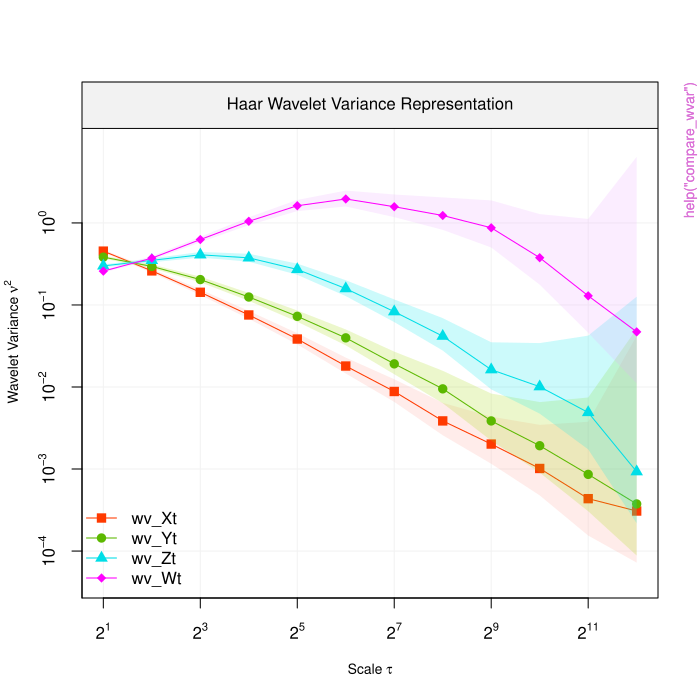

R code for this plot:
pkgname <- "wv"
source(file.path(R.home("share"), "R", "examples-header.R"))
options(warn = 1)
library('wv')

base::assign(".oldSearch", base::search(), pos = 'CheckExEnv')
base::assign(".old_wd", base::getwd(), pos = 'CheckExEnv')
cleanEx()
nameEx("ACF")
### * ACF

flush(stderr()); flush(stdout())

### Name: ACF
### Title: Auto-Covariance and Correlation Functions
### Aliases: ACF

### ** Examples

# Get Autocorrelation
m = ACF(datasets::AirPassengers)

# Get Autocovariance and do not remove trend from signal
m = ACF(datasets::AirPassengers, cor = FALSE, demean = FALSE)



cleanEx()
nameEx("av_ar1")
### * av_ar1

flush(stderr()); flush(stdout())

### Name: av_ar1
### Title: Calculate Theoretical Allan Variance for Stationary First-Order
###   Autoregressive (AR1) Process
### Aliases: av_ar1

### ** Examples

av1 = av_ar1(n = 5, phi = 0.9, sigma2 = 1)
av2 = av_ar1(n = 8, phi = 0.5, sigma2 = 2)



cleanEx()
nameEx("av_wn")
### * av_wn

flush(stderr()); flush(stdout())

### Name: av_wn
### Title: Calculate Theoretical Allan Variance for Stationary White Noise
###   Process
### Aliases: av_wn

### ** Examples

av1 = av_wn(sigma2 = 1, n = 5)
av2 = av_wn(sigma2 = 2, n = 8)



cleanEx()
nameEx("compare_wvar")
### * compare_wvar

flush(stderr()); flush(stdout())

### Name: compare_wvar
### Title: Comparison Between Multiple Wavelet Variances
### Aliases: compare_wvar

### ** Examples

set.seed(999)
n = 10^4
Xt = arima.sim(n = n, list(ar = 0.10))
Yt = arima.sim(n = n, list(ar = 0.35))
Zt = arima.sim(n = n, list(ar = 0.70))
Wt = arima.sim(n = n, list(ar = 0.95))

wv_Xt = wvar(Xt)
wv_Yt = wvar(Yt)
wv_Zt = wvar(Zt)
wv_Wt = wvar(Wt)

compare_wvar(wv_Xt, wv_Yt, wv_Zt, wv_Wt)



cleanEx()
nameEx("dwt")
### * dwt

flush(stderr()); flush(stdout())

### Name: dwt
### Title: Discrete Wavelet Transform
### Aliases: dwt

### ** Examples

set.seed(999)
x = rnorm(2^8)
ret = dwt(x)

summary(ret)

plot(ret)



cleanEx()
nameEx("modwt")
### * modwt

flush(stderr()); flush(stdout())

### Name: modwt
### Title: Maximum Overlap Discrete Wavelet Transform
### Aliases: modwt

### ** Examples

set.seed(999)
x = rnorm(100)
ret = modwt(x)

summary(ret)

plot(ret)



cleanEx()
nameEx("plot.auto_corr")
### * plot.auto_corr

flush(stderr()); flush(stdout())

### Name: plot.auto_corr
### Title: Auto-Covariance and Correlation Functions
### Aliases: plot.auto_corr
### Keywords: internal

### ** Examples

# Calculate the Autocorrelation
m = ACF(datasets::AirPassengers)

# Plot with 95% CI
plot(m) 

# Plot with 90% CI
plot(m, ci = 0.90) 

# Plot without 95% CI
plot(m, show.ci = FALSE)



cleanEx()
nameEx("plot.dwt")
### * plot.dwt

flush(stderr()); flush(stdout())

### Name: plot.dwt
### Title: Plot Discrete Wavelet Transform
### Aliases: plot.dwt
### Keywords: internal

### ** Examples

# Simulate a Gaussian white noise
n = 10^3
Xt = rnorm(n)

# dwt
Yt = dwt(Xt)

# Graph examples
plot(Yt)
plot(Yt, index = c(1,4,5,6,8,2))
plot(Yt, index = c(1,4,5,6), couleur = "blue")
plot(Yt, index = c(1,4,5,6), couleur = rep(c("blue","yellow"),2))



cleanEx()
nameEx("plot.imu_wvar")
### * plot.imu_wvar

flush(stderr()); flush(stdout())

### Name: plot.imu_wvar
### Title: Plot Wavelet Variance based on IMU Data
### Aliases: plot.imu_wvar
### Keywords: internal

### ** Examples

data("kvh1750_wv")
plot(kvh1750_wv)



cleanEx()
nameEx("plot.modwt")
### * plot.modwt

flush(stderr()); flush(stdout())

### Name: plot.modwt
### Title: Plot Maximum Overlap Discrete Wavelet Transform
### Aliases: plot.modwt
### Keywords: internal

### ** Examples

# Simulate a Gaussian white noise
n = 10^3
Xt = rnorm(n)

# MODWT
Yt = modwt(Xt)

# Graph examples
plot(Yt)
plot(Yt, index = c(1,4,5,6,8,2))
plot(Yt, index = c(1,4,5,6), couleur = "blue")
plot(Yt, index = c(1,4,5,6), couleur = rep(c("blue","yellow"),2))



cleanEx()
nameEx("plot.wccv_pair")
### * plot.wccv_pair

flush(stderr()); flush(stdout())

### Name: plot.wccv_pair
### Title: Plot Cross Covariance Pair
### Aliases: plot.wccv_pair
### Keywords: internal

### ** Examples

n = 10^5
Xt = cumsum(rnorm(n, 0, 0.01))
Wt = Xt + rnorm(n)
Yt = Xt + rnorm(n)
wcov = wccv_pair(Wt, Yt)
plot(wcov)



cleanEx()
nameEx("plot.wvar")
### * plot.wvar

flush(stderr()); flush(stdout())

### Name: plot.wvar
### Title: Plot Wavelet Variance
### Aliases: plot.wvar
### Keywords: internal

### ** Examples

set.seed(999)
n = 10^4
Xt = rnorm(n)
wv = wvar(Xt)
plot(wv)
plot(wv, main = "Simulated white noise", xlab = "Scales")
plot(wv, units = "sec", legend_position = "topright")
plot(wv, col_wv = "darkred", col_ci = "pink")



cleanEx()
nameEx("print.dwt")
### * print.dwt

flush(stderr()); flush(stdout())

### Name: print.dwt
### Title: Print Discrete Wavelet Transform
### Aliases: print.dwt
### Keywords: internal

### ** Examples

set.seed(999)
x = rnorm(2^8)
print(dwt(x))



cleanEx()
nameEx("print.modwt")
### * print.modwt

flush(stderr()); flush(stdout())

### Name: print.modwt
### Title: Print Maximum Overlap Discrete Wavelet Transform
### Aliases: print.modwt
### Keywords: internal

### ** Examples

set.seed(999)
x = rnorm(100)
print(modwt(x))



cleanEx()
nameEx("print.wvar")
### * print.wvar

flush(stderr()); flush(stdout())

### Name: print.wvar
### Title: Print Wavelet Variances
### Aliases: print.wvar
### Keywords: internal

### ** Examples

set.seed(999)
x = rnorm(100)
out = wvar(x)
print( out )



cleanEx()
nameEx("robust_eda")
### * robust_eda

flush(stderr()); flush(stdout())

### Name: robust_eda
### Title: Comparison between classical and robust Wavelet Variances
### Aliases: robust_eda

### ** Examples

set.seed(999)
n = 10^4
Xt = rnorm(n)
wv = wvar(Xt)

plot(wv)
plot(wv, main = "Simulated white noise", xlab = "Scales")
plot(wv, units = "sec", legend_position = "topright")
plot(wv, col_wv = "darkred", col_ci = "pink")



cleanEx()
nameEx("summary.dwt")
### * summary.dwt

flush(stderr()); flush(stdout())

### Name: summary.dwt
### Title: Summary Discrete Wavelet Transform
### Aliases: summary.dwt
### Keywords: internal

### ** Examples

set.seed(999)
x = rnorm(2^8)
summary(dwt(x))



cleanEx()
nameEx("summary.modwt")
### * summary.modwt

flush(stderr()); flush(stdout())

### Name: summary.modwt
### Title: Summary Maximum Overlap Discrete Wavelet Transform
### Aliases: summary.modwt
### Keywords: internal

### ** Examples

set.seed(999)
x = rnorm(100)
summary(modwt(x))



cleanEx()
nameEx("summary.wvar")
### * summary.wvar

flush(stderr()); flush(stdout())

### Name: summary.wvar
### Title: Summary of Wavelet Variances
### Aliases: summary.wvar
### Keywords: internal

### ** Examples

set.seed(999)
x = rnorm(100)
ret = wvar(x)
summary(ret)



cleanEx()
nameEx("unitConversion")
### * unitConversion

flush(stderr()); flush(stdout())

### Name: unitConversion
### Title: Convert Unit of Time Series Data
### Aliases: unitConversion
### Keywords: internal

### ** Examples

x = seq(60, 3600, 60)
unitConversion(x, 'sec', 'min')
y = 1:10
unitConversion(y, 'hour', 'sec')



cleanEx()
nameEx("wccv_get_y")
### * wccv_get_y

flush(stderr()); flush(stdout())

### Name: wccv_get_y
### Title: Mapping to log10 scale
### Aliases: wccv_get_y

### ** Examples

x = 2^(-1:-9)
y.min = floor(min(log10(abs(x))))
y.step = 2
wccv_get_y(x, y.min, y.step)



cleanEx()
nameEx("wvar")
### * wvar

flush(stderr()); flush(stdout())

### Name: wvar
### Title: Wavelet Variance
### Aliases: wvar wvar.lts wvar.gts wvar.ts wvar.imu wvar.default

### ** Examples

set.seed(999)
x = rnorm(100)

# Default
wvar(x)

# Robust
wvar(x, robust = TRUE, eff=0.3)

# Classical
wvar(x, robust = FALSE, eff=0.3)

# 90% Confidence Interval 
wvar(x, alpha = 0.10)



### * <FOOTER>
###
cleanEx()
options(digits = 7L)
base::cat("Time elapsed: ", proc.time() - base::get("ptime", pos = 'CheckExEnv'),"\n")
grDevices::dev.off()
###
### Local variables: ***
### mode: outline-minor ***
### outline-regexp: "\\(> \\)?### [*]+" ***
### End: ***
quit('no')
